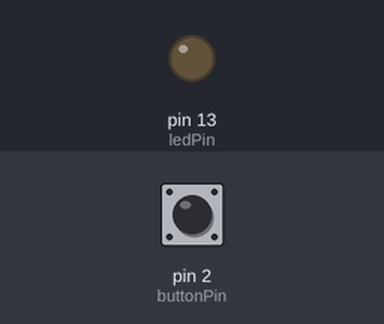
Recording of a sketch running on a simulated Arduino Uno, built with avr-gcc and run on an emulated ATmega328P. Parts: output pins drawn as LEDs (lit = HIGH). Dashed ring = blinking. The test bench sets the inputs (shaded band); at power-on: pin 2 (buttonPin) LOW.

Above: at 1.6 s.
1.7 s: pin 2 (buttonPin) pulled HIGH for 0.5 s
At 2.1 s:
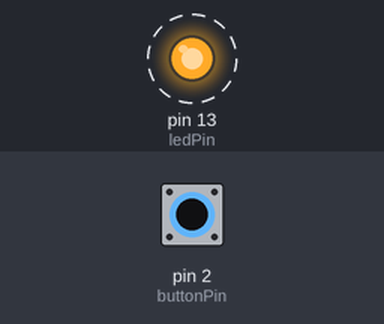
Timing chart, 0 to 10.7 s (numbered marks = the images above; inputs shaded):
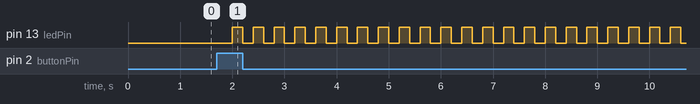

The sketch:

step3.ino
```cpp
const int buttonPin = 2;     // the number of the pushbutton pin
const int ledPin =  13;      // the number of the LED pin

// variables will change:
int ledState = LOW;
int numberOfPushes = 0;

void setup() {
   // open a serial connection to display values
   Serial.begin(9600);
      // initialize the LED pin as an output:
   pinMode(ledPin, OUTPUT);
   // initialize the pushbutton pin as an input:
   pinMode(buttonPin, INPUT);
}

void loop() {

   // read the state of the pushbutton value:
   int buttonState = digitalRead(buttonPin);

   if (buttonState==HIGH)
   {
        numberOfPushes = numberOfPushes + 1;
   }

   if (numberOfPushes == 3)
   {
      numberOfPushes = 0;
   }

   if (numberOfPushes == 0)
   {
      off();
   }
   else if (numberOfPushes == 1)
   {
      blink();
   }
   else if (numberOfPushes == 2)
   {
      on();
   }
}

void on(){
  ledState = HIGH;
  digitalWrite(ledPin,ledState);
  delay(400);
}

void off()
{
  ledState = LOW;
  digitalWrite(ledPin,ledState);
  delay(400);
}

void blink(){
  digitalWrite(ledPin, HIGH);
  delay(200);
  digitalWrite(ledPin,LOW);
  delay(200);
}
```

Measured:
- after the input at 1.7 s, pin 13 (ledPin): alternates HIGH for 0.20 s and LOW for 0.20 s, starting after 0.30 s
